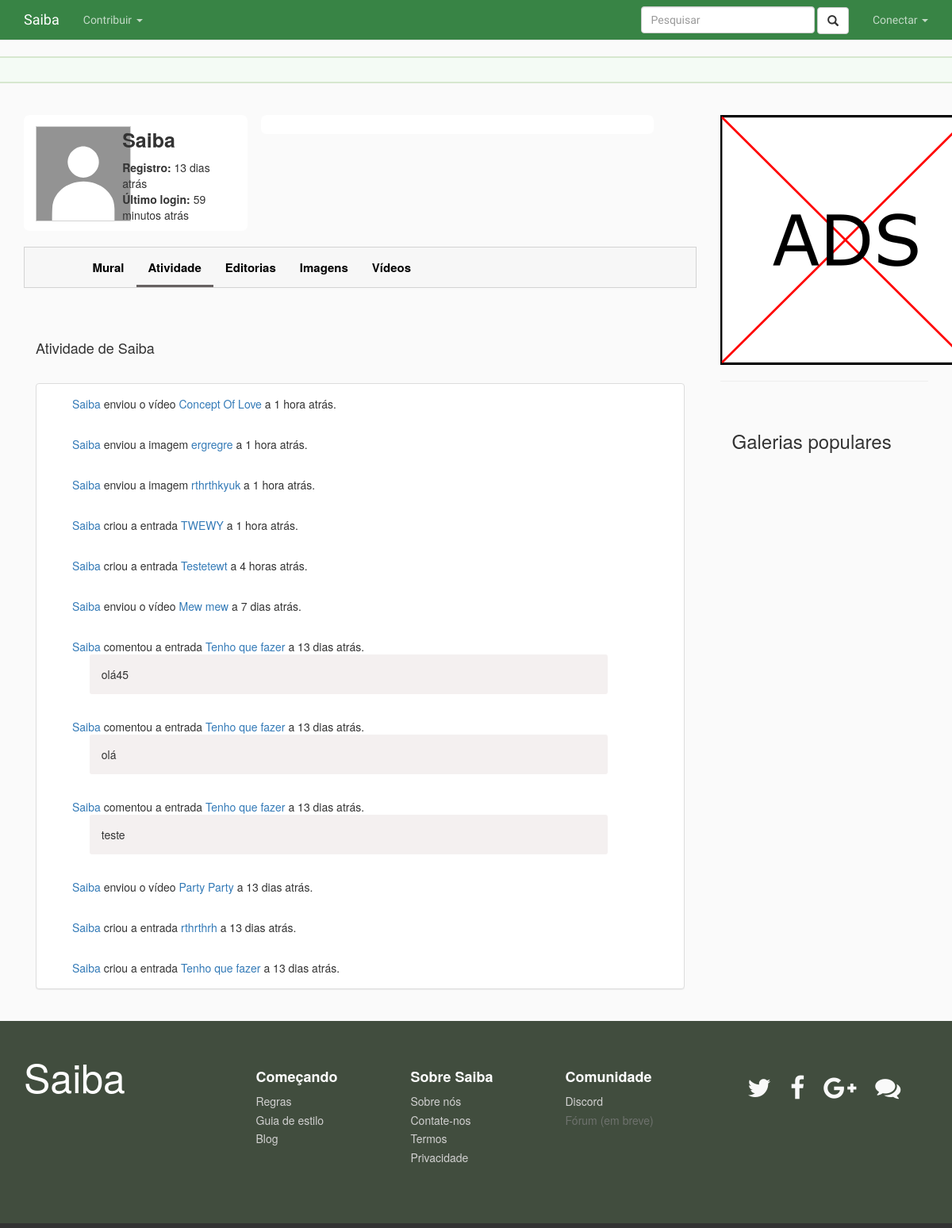
Screenshot of /perfil/saiba/atividade with the database file from the repository.
### profile/models.py (models this page shows, shortened)
class Profile(models.Model):
    user        = models.OneToOneField(User, blank=True, null=True, default=None, on_delete=models.CASCADE)
    title       = models.CharField(max_length = 500, blank=True)
    slug        = models.SlugField(max_length=250, default="", blank=True)
    avatar      = models.ImageField(blank=True, upload_to='avatars/', default='home/images/assets/avatar_default.svg')
    gender      = models.CharField(max_length = 500, blank=True)
    location    = models.CharField(max_length = 500, blank=True)
    about       = models.TextField(max_length = 1500, blank=True)
    groups      = models.ManyToManyField(UserGroup, blank=True)
    is_email_activated = models.BooleanField(default=False)
    is_banned = models.BooleanField(default=False)
    objects = ProfileManager()
    def __str__(self):
        return self.user.username

### feedback/models.py (models this page shows, shortened)
class Action(models.Model):
    ACTION_TYPE_CHOICES = (
        ("0", "Unknown"),
        ("1", "New comment"),
        ("2", "New reply"),
        ("3", "New entry"),
        ("4", "New image"),
        ("5", "New video"),
        ("6", "Edit entry"),
        ("7", "Edit image"),
        ("8", "Edit video"),
    )
    target_content_type     = models.ForeignKey(ContentType, on_delete=models.CASCADE, null=True, blank=True)
    target_id               = models.PositiveIntegerField(null=True, blank=True)
    target                  = GenericForeignKey('target_content_type', 'target_id')
    author                  = models.ForeignKey(User)
    action_type             = models.CharField(
        max_length=1,
        choices=ACTION_TYPE_CHOICES,
        default="0",
    )
    date                = models.DateTimeField(auto_now_add=True, blank=True)
    is_public           = models.BooleanField(default=True)
    is_staff_only       = models.BooleanField(default=False)

class Comment(models.Model):
    target_content_type = models.ForeignKey(ContentType, on_delete=models.CASCADE, null=True, blank=True)
    target_id           = models.PositiveIntegerField(null=True, blank=True)
    target              = GenericForeignKey('target_content_type', 'target_id')
    author              = models.ForeignKey(User)
    content             = models.CharField(max_length=250)
    creation_date       = models.DateTimeField(auto_now_add=True, blank=True)
    update_date         = models.DateTimeField(auto_now=True, blank=True)
    hidden              = models.BooleanField(default=False)
    is_deleted          = models.BooleanField(default=False)
    parent              = models.ForeignKey('feedback.Comment', on_delete=models.CASCADE, null=True, blank=True,
                                            related_name="children") # for tracking the main comment when replying a reply
    reply_to            = models.ForeignKey('feedback.Comment', on_delete=models.CASCADE, null=True, blank=True,
                                            related_name="replies") # the immediate response (may not be the main comment)
    points              = models.IntegerField(default=0)

### gallery/models.py (models this page shows, shortened)
class Video(models.Model):
    author          = models.ForeignKey(User, blank=True)
    title           = models.CharField(max_length=250)
    date            = models.DateTimeField(default=timezone.now, blank=True)
    date_origin     = models.CharField(max_length=100, blank=True)
    tags            = models.ManyToManyField('home.Tag', blank=True)
    entry           = models.ForeignKey('entry.Entry', on_delete=models.CASCADE)
    hidden          = models.BooleanField(default=False)
    media           = EmbedVideoField(max_length=250)
    description     = models.TextField(max_length=250, blank=True)
    state           = models.ForeignKey(State, on_delete=models.CASCADE, default=1)
    trending_points = models.IntegerField(default=0)
    views           = GenericRelation('feedback.View')
    comments_locked = models.BooleanField(default=False)

class Image(models.Model):
    author          = models.ForeignKey(User, blank=True)
    title           = models.CharField(max_length=250)
    date            = models.DateTimeField(default=timezone.now, blank=True)
    date_origin     = models.CharField(max_length=100, blank=True)
    source          = models.CharField(max_length=250)
    tags            = models.ManyToManyField('home.Tag', blank=True)
    entry           = models.ForeignKey('entry.Entry', on_delete=models.CASCADE, related_name="images")
    hidden          = models.BooleanField(default=False)
    file            = models.ImageField(upload_to='icon/', blank=True)
    file_url        = models.URLField(blank=True)
    description     = models.TextField(max_length=250, blank=True)
    state           = models.ForeignKey(State, on_delete=models.CASCADE, default=1)
    trending_points = models.IntegerField(default=0)
    views           = GenericRelation('feedback.View')
    comments_locked = models.BooleanField(default=False)

### entry/models.py (models this page shows, shortened)
class Entry(models.Model):
    author                  = models.ForeignKey(User, default=1)
    title                   = models.CharField(max_length=250)
    slug                    = models.SlugField(max_length=250, default="", blank=True, unique=True, db_index=True)
    status                  = models.ForeignKey(Status, default=1)
    category                = models.ForeignKey(Category, default=1)
    type                    = models.CharField(max_length=100, blank=True)
    date_origin             = models.CharField(max_length=100, blank=True)
    origin                  = models.CharField(max_length=100)
    icon                    = models.ImageField(upload_to='icon/', blank=True)
    icon_url                = models.URLField(blank=True)
    hidden                  = models.BooleanField(default=False)
    images_locked           = models.BooleanField(default=False)
    videos_locked           = models.BooleanField(default=False)
    comments_locked         = models.BooleanField(default=False)
    tags                    = models.ManyToManyField('home.Tag', blank=True)
    trending_points         = models.IntegerField(default=0)
    editorship              = models.ManyToManyField('profile.Profile', blank=True)
    view                    = GenericRelation('feedback.View')
    class Meta:
        verbose_name_plural = "entries"
        index_together = ( ('id', 'slug'), )

### profile/views.py (the view)
# urls.py: url(r'^(?P<name_slug>[\w-]+)/atividade', views.activity, name='activity'),
def activity(request, name_slug, page = 1):
    current_page = "atividade"
    profile = get_object_or_404(Profile, slug=name_slug)
    actions = Action.objects.filter(author=profile.user).order_by("-id")
    for action in actions:
        action.actor = action.author.profile
        action.location = action.target
        if action.action_type == "1":
            action.message = action.target.content
            action.location = action.target.target #action -> comment -> (entry/image/video/profile)
        elif action.action_type == "2":
            action.message = action.target.content
            action.location = action.target.target #action -> reply -> (entry/image/video/profile)
            action.victim = action.target.reply_to.author
        if type(action.location) == Entry:
            action.location_type = "entry"
        elif type(action.location) == Image:
            action.location_type = "image"
        elif type(action.location) == Video:
            action.location_type = "video"
        elif type(action.location) == Profile:
            action.location_type = "profile"
    context = {"profile": profile, 'type': 'profile', "id": profile.user.id, "actions": actions, "current_page": current_page}
    return render(request, 'profile/activity.html', context)

### profile/templates/profile/activity.html (shortened to what this page needs)
﻿{% extends 'home/base.html' %}
{% block body %}
    {% include "profile/profile_information.html" %}
    {% include "profile/profile_menu.html" %}
    <section id="activity" class="container media col-md-12">
        <h3>Atividade de {{profile.user.username}}</h3>
        <div class="container media col-md-12 panel panel-default">
            {% for action in actions %}
            <div class="activity col-md-12 panel-body">
                <span class="activity-description col-md-12">
                    <a href="{% url "profile:detail" action.actor.slug %}">{{action.actor}}</a>
                    {% if action.action_type == "1" %}
                    comentou
                    {% elif action.action_type == "2" %}
                    respondeu <a href="{% url "profile:detail" action.victim.profile.slug %}">{{action.victim}}</a>
                    {% elif action.action_type == "3" %}
                    criou
                    {% elif action.action_type == "4" or action.action_type == "5" %}
                    enviou
                    {% elif action.action_type == "6" or action.action_type == "7" or action.action_type == "8" %}
                    editou
                    {% endif %}
                        {% if action.location_type == "entry" %}
                        a entrada <a href="{% url "entry:detail" action.location.slug %}">{{action.location.title}}</a>
                        {% elif action.location_type == "image" %}
                        a imagem <a href="{% url "gallery:image_detail" action.location.id %}">{{action.location.title}}</a>
                        {% elif action.location_type == "video" %}
                        o vídeo <a href="{% url "gallery:video_detail" action.location.id %}">{{action.location.title}}</a>
                        {% elif action.location_type == "profile" %}
                        o perfil de <a href="{% url "profile:detail" action.location.slug %}">{{action.location.user.username}}</a>
                        {% endif %}
                    a <span class="saiba-date" title="{{action.date}}">{{action.date|date:"c"}}</span>.
                    {% if action.target.content %}<span class="activity-content panel-body col-md-12">{{action.target.content}}</span>{% endif %}
                </span>
            </div>
            <div class="saiba-separator col-md-12"></div>
            {% endfor %}
        </div>
    </section>
{% endblock %}

### profile/templates/profile/profile_information.html (shortened to what this page needs)
﻿    <section id="profile" class="media">
        <div class="info-left col-md-4" style="border-radius: 7px; padding: 14px 0 10px 0; background-color:#fff;">
            <div class="media-avatar col-md-4">
                {% if profile.avatar %}
                    <img class='media-object' style="border-style:solid; border-width:1px; border-color:lightgrey" src='{{profile.avatar.url}}' height='120'>
                {% endif %}
            </div>
            <div class="col-md-8">
                <span id="profile-username" class="media-heading col-md-12">{{ profile.user.username }}</span>
                <span id="profile-title" class="media-heading col-md-12">{{ profile.title }}</span>
                <span class="col-md-12"><b>Registro:</b> <span class="saiba-date">{{ profile.user.date_joined|date:"c" }}</span></span>
                <span class="col-md-12"><b>Último login:</b> <span class="saiba-date">{{ profile.user.last_login|date:"c" }}</span></span>
            </div>
        </div>
        <div class="info-right col-md-7" style="border-radius: 7px; padding: 14px 0 10px 0; background-color:#fff; margin-left: 2%;">
        </div>
    </section>

### rows the page displays
Profile: avatar (placeholder picture), user.username "Saiba"
Action: actor "Saiba", action_type "enviou", location "Concept Of Love"
Action: actor "Saiba", action_type "enviou", location "ergregre"
Action: actor "Saiba", action_type "enviou", location "rthrthkyuk"
Action: actor "Saiba", action_type "criou", location "TWEWY"
Action: actor "Saiba", action_type "criou", location "Testetewt"
Action: actor "Saiba", action_type "enviou", location "Mew mew"
Action: actor "Saiba", action_type "comentou", location "Tenho que fazer", target.content "olá45"
Action: actor "Saiba", action_type "comentou", location "Tenho que fazer", target.content "olá"
Action: actor "Saiba", action_type "comentou", location "Tenho que fazer", target.content "teste"
Action: actor "Saiba", action_type "enviou", location "Party Party"
Action: actor "Saiba", action_type "criou", location "rthrthrh"
Action: actor "Saiba", action_type "criou", location "Tenho que fazer"
